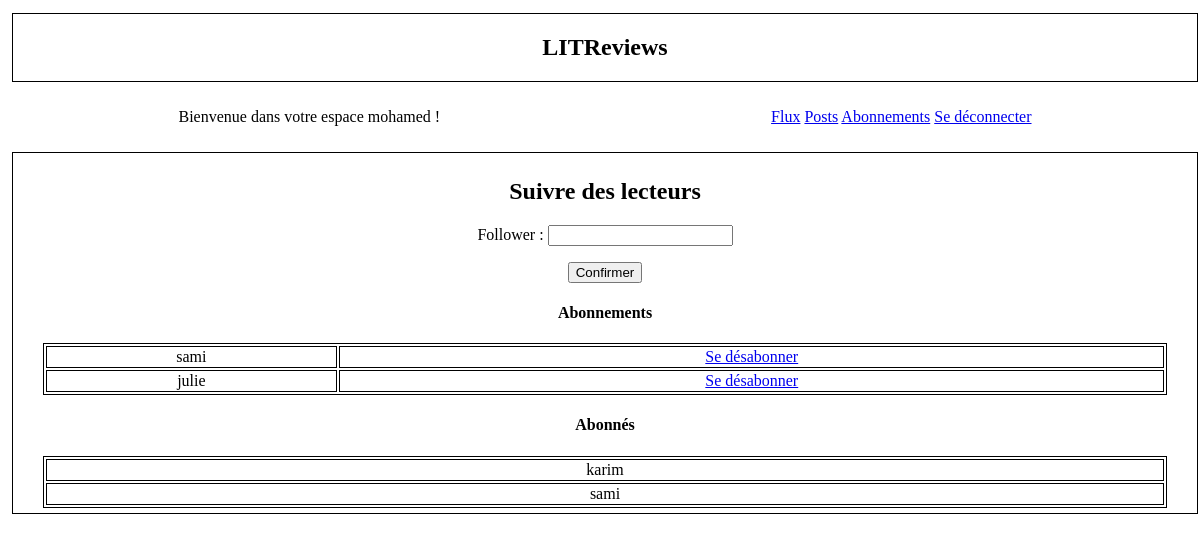
The page /followusers/ (signed in) on the database its author committed.
### authentication/models.py (models this page shows)
class User(AbstractUser):
    AUTHOR = "AUTHOR"
    FOLLOWER = "FOLLOWER"
    ROLE_CHOICES = (
        (AUTHOR, "Auteur"),
        (FOLLOWER, "Abonné"),
    )
    profile_photo = models.ImageField(verbose_name="Image de profil")
    role = models.CharField(max_length=30,
                            choices=ROLE_CHOICES, verbose_name="Rôle")

### flux/models.py (models this page shows)
class UserFollows(models.Model):
    user = models.ForeignKey(
        to=settings.AUTH_USER_MODEL,
        on_delete=models.CASCADE,
        related_name="following"
    )
    followed_user = models.ForeignKey(
        to=settings.AUTH_USER_MODEL,
        on_delete=models.CASCADE,
        related_name="followed_by",
    )
    objects = models.Manager()  # Ajout du gestionnaire d'objets par défaut
    class Meta:
        unique_together = (
            "user",
            "followed_user",
        )

### flux/views.py (the view)
# urls.py: path("followusers/", follow_users, name="follow_users"),
@login_required
def follow_users(request):
    context = {}
    if request.method == "POST":
        form = FollowUsersForm(request.POST)
        if form.is_valid():
            follower = form.cleaned_data["follower"]
            try:
                user = User.objects.get(username__exact=follower)
            except User.DoesNotExist:
                user = None
            if user:
                UserFollows.objects.create(user=request.user, followed_user=user)
                return redirect("follow_users")
    else:
        form = FollowUsersForm()
    context["form"] = form
    context["following"] = UserFollows.objects.filter(user=request.user)
    context["followed_by"] = UserFollows.objects.filter(followed_user=request.user)
    return render(request, "flux/follow_users.html", context)

### flux/forms.py
class FollowUsersForm(forms.Form):
    follower = forms.CharField(max_length=100)

### flux/templates/flux/follow_users.html (shortened to what this page needs)
{% extends 'base.html' %}
{% block content %}
    <h2>Suivre des lecteurs</h2>
    <form method="post">
        {{ form.as_p }}
        <button type="submit" >Confirmer</button>
    </form>
    <div class="Abonnements">
        <h4>Abonnements</h4>
        <table style="width: 100%;">
            {% for user in following %}
            <tr>
                <td>{{ user.followed_user.username }}</td>
                <td><a href="{% url 'delete_follow' user.followed_user.id %}">Se désabonner</a> </td>
            </tr>
            {% endfor %}
        </table>
    </div>
    <div class="Abonnes">
        <h4>Abonnés</h4>
        <table style="width: 100%;">
            {% for user in followed_by %}
            <tr>
                <td>{{ user.user.username }}</td>
            </tr>
            {% endfor %}
        </table>
    </div>
{% endblock content %}

### litreviews/templates/base.html (shortened to what this page needs)
{% load static %}
<!DOCTYPE html>
<html lang="fr">
<head>
    <link rel="stylesheet" href="{% static 'style.css' %}">
</head>
<body>
    <section>
    <div class="border">
        <h1>LITReviews</h1>
    </div>
    </section>
    {%  if user.is_authenticated %}
    <nav class="header">
        <p>Bienvenue dans votre espace {{ request.user }} !</p>
        <p>
            <a href="{% url 'flux' %}">Flux</a>
            <a href="{% url 'posts' %}">Posts</a>
            <a href="{% url 'follow_users' %}">Abonnements</a>
            <a href="{% url 'logout' %}">Se déconnecter</a>
        </p>
    </nav>
    {% endif %}
    <section>
    <div class="border header">
        <div class="content">
        {% block content %}{% endblock content %}
        </div>
    </div>
    </section>
</body>
</html>

### litreviews/static/style.css (style rules this page uses)
body { box-sizing: border-box; background-color: white; color: black; }
section { display: flex; flex-direction: column; align-items: center; justify-content: center; box-sizing: content-box; width: 100%; padding: 5px; text-align: center; }
nav { display: flex; width: 100%; padding: 5px; text-align: justify; }
div { align-items: left; justify-content: left; }
table, th, td { border:1px solid black; }
.border { border: solid 1px #000000; background-color:#ffffff; width: 100%; }
.header { display: flex; justify-content: space-around; }
.content { width: 95%; padding: 5px; }

### rows shown on the page
User: user "mohamed"
UserFollows: followed_user.username "sami"
UserFollows: followed_user.username "julie"
UserFollows: user.username "karim"
UserFollows: user.username "sami"
